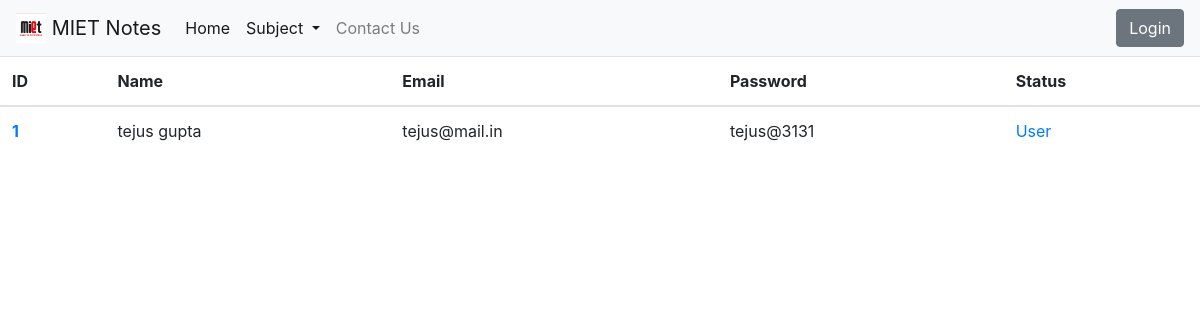
/users, run on an earlier commit of the app's database.
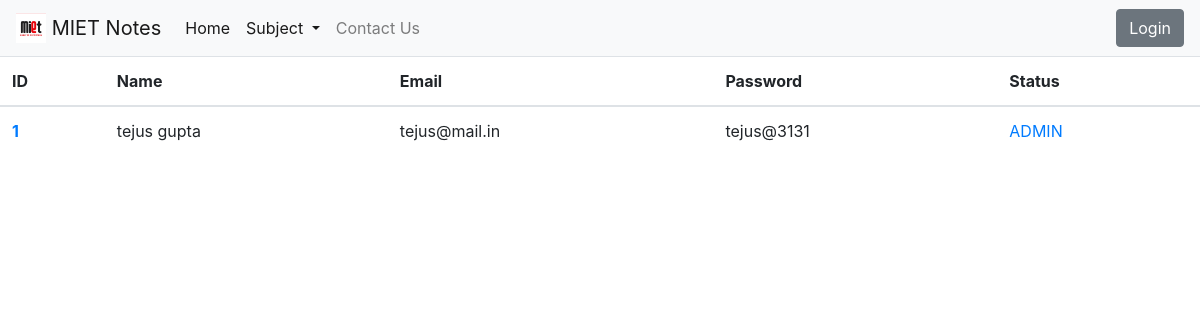
And on a later commit of the database.
### app.py (models this page shows, shortened)
class User(db.Model):
    id = db.Column(db.Integer, primary_key=True)
    first_name = db.Column(db.String(20), unique=False, nullable=False)
    last_name = db.Column(db.String(20), unique=False, nullable=False)
    email = db.Column(db.String(50), unique=False, nullable=False)
    password = db.Column(db.String(500), unique=False, nullable=False)
    status = db.Column(db.Integer, unique=False, nullable=False)

### app.py (the view)
@app.route('/users')
def userinfo():
    profiles = User.query.all()
    return render_template('users.html', profiles=profiles)

### templates/users.html (shortened to what this page needs)
{% extends "base.html" %}
{% block css %}
<link rel="stylesheet" href="../static/style.css">{% endblock %}
{% block content %}
<table class="table">
    <thead>
        <tr>
            <th scope="col">ID</th>
            <th scope="col">Name</th>
            <th scope="col">Email</th>
            <th scope="col">Password</th>
            <th scope="col">Status</th>
        </tr>
    </thead>
    <tbody>
        {% for data in profiles %}
        <tr>
            <th scope="row"><a href="/delete_user/{{data.id}}">{{data.id}}</a></th>
            <td>{{data.first_name}} {{data.last_name}}</td>
            <td>{{data.email}}</td>
            <td>{{data.password}}</td>
            <td>{% if data.status %}<a type="button" href="/make_user/{{data.id}}">ADMIN</a>{% else %}<a type="button" href="/make_admin/{{data.id}}">User</a>{% endif %}</td>
        </tr>
        {% endfor%}
    </tbody>
</table>
{% endblock %}

### templates/base.html (shortened to what this page needs)
<!doctype html>
<html lang="en">
<head>
    <link rel="stylesheet" href="https://cdn.jsdelivr.net/npm/bootstrap@4.5.3/dist/css/bootstrap.min.css"
>
    {%block css%}{% endblock %}
</head>
<body>
    <nav class="navbar navbar-expand-lg navbar-light bg-light">
        <a class="navbar-brand" href="/">
            <img src="../static/images/logo.jpg" width="30" height="30" class="d-inline-block align-top" alt=""
                loading="lazy">
            MIET Notes
        </a>
        <div class="collapse navbar-collapse" id="navbarSupportedContent">
            <ul class="navbar-nav mr-auto">
                <li class="nav-item active">
                    <a class="nav-link" href="#">Home <span class="sr-only">(current)</span></a>
                </li>
                <li class="nav-item dropdown active">
                    <a class="nav-link dropdown-toggle" href="#" id="navbarDropdown" role="button"
                        data-toggle="dropdown" aria-haspopup="true" aria-expanded="false">
                        Subject
                    </a>
                </li>
                <li class="nav-item">
                    <a class="nav-link" href="/contact_us">Contact Us</a>
                </li>
            </ul>
            {% if status %}
            <button type="button" class="btn btn-secondary" onclick="window.location.href='/logout';">Logout</button>
            {% else %}
            <button type="button" class="btn btn-secondary" onclick="window.location.href='/login_page';">Login</button>
            {% endif %}
        </div>
    </nav>
    {% block content %}{% endblock %}
</body>
</html>

What changed in the data, as far as the page shows it:
changed User "tejus": status "User" → "ADMIN"
